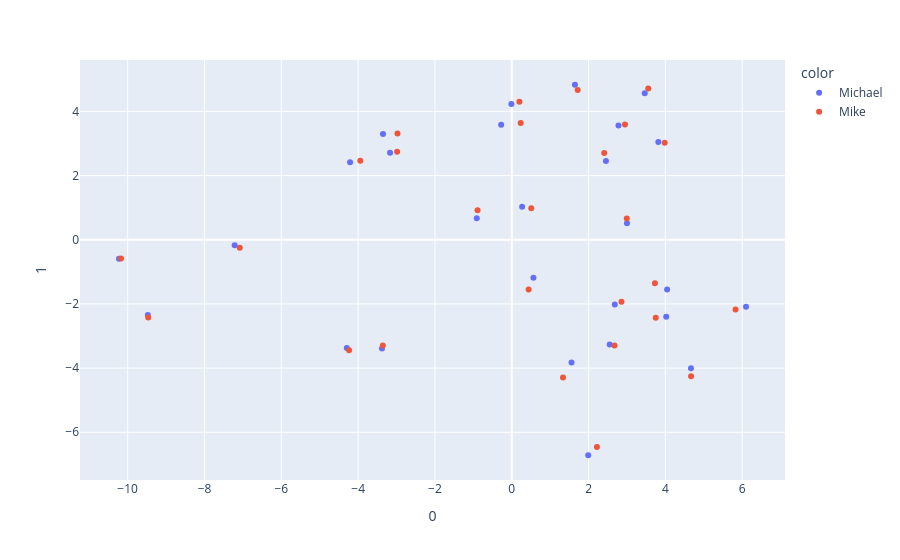

Source (notebook cell):
### Code cell
import plotly.express as px
plot = px.scatter(plot_df, x = plot_df[0], y = plot_df[1], color = 'color', hover_data = ['token'])
plot

### Figure 1 — Plotly figure (JSON) as saved in the notebook; plotly's stock layout.template omitted (floating-point values rounded to 4 significant figures)
{"data": [{"customdata": [[" oh"], [","], [" well"], [" have"], [" fun"], [" at"], [" tennis"], [","], [" I"], [" think"], [" later"], [" we"], [" will"], [" go"], [" to"], [" the"], [" Fresh"], [" Market"], [" and"], [" get"], [" some"], [" pasta"], [" and"], [" salmon"], [","], [" goodbye"], ["!"]], "hovertemplate": "color=Michael<br>0=%{x}<br>1=%{y}<br>token=%{customdata[0]}<extra></extra>", "legendgroup": "Michael", "marker": {"color": "#636efa", "symbol": "circle"}, "mode": "markers", "name": "Michael", "orientation": "v", "showlegend": true, "type": "scatter", "x": [4.666, 4.044, 6.098, 4.022, 1.556, 0.5638, -3.379, 2.682, 2.999, 3.816, 2.778, 2.451, 3.462, 1.645, -0.01064, -0.9108, -4.295, -7.214, -0.2762, -3.352, -4.21, -10.23, -3.169, -9.475, 0.2693, 1.99, 2.549], "xaxis": "x", "y": [-4.005, -1.546, -2.091, -2.401, -3.824, -1.185, -3.389, -2.018, 0.5117, 3.045, 3.562, 2.452, 4.569, 4.831, 4.231, 0.6741, -3.37, -0.1678, 3.581, 3.294, 2.419, -0.5934, 2.714, -2.342, 1.026, -6.715, -3.264], "yaxis": "y"}, {"customdata": [[" oh"], [","], [" well"], [" have"], [" fun"], [" at"], [" tennis"], [","], [" I"], [" think"], [" later"], [" we"], [" will"], [" go"], [" to"], [" the"], [" Fresh"], [" Market"], [" and"], [" get"], [" some"], [" pasta"], [" and"], [" salmon"], [","], [" goodbye"], ["!"]], "hovertemplate": "color=Mike<br>0=%{x}<br>1=%{y}<br>token=%{customdata[0]}<extra></extra>", "legendgroup": "Mike", "marker": {"color": "#EF553B", "symbol": "circle"}, "mode": "markers", "name": "Mike", "orientation": "v", "showlegend": true, "type": "scatter", "x": [4.669, 3.727, 5.826, 3.749, 1.334, 0.4394, -3.358, 2.855, 2.994, 3.982, 2.947, 2.407, 3.554, 1.717, 0.1987, -0.8909, -4.236, -7.081, 0.2325, -2.976, -3.943, -10.17, -2.985, -9.465, 0.5074, 2.217, 2.676], "xaxis": "x", "y": [-4.254, -1.352, -2.175, -2.433, -4.292, -1.547, -3.291, -1.932, 0.6625, 3.025, 3.595, 2.701, 4.711, 4.667, 4.302, 0.9177, -3.441, -0.2489, 3.643, 3.313, 2.466, -0.5853, 2.74, -2.423, 0.986, -6.461, -3.294], "yaxis": "y"}], "layout": {"legend": {"title": {"text": "color"}, "tracegroupgap": 0}, "margin": {"t": 60}, "xaxis": {"anchor": "y", "domain": [0, 1], "title": {"text": "0"}}, "yaxis": {"anchor": "x", "domain": [0, 1], "title": {"text": "1"}}}}
